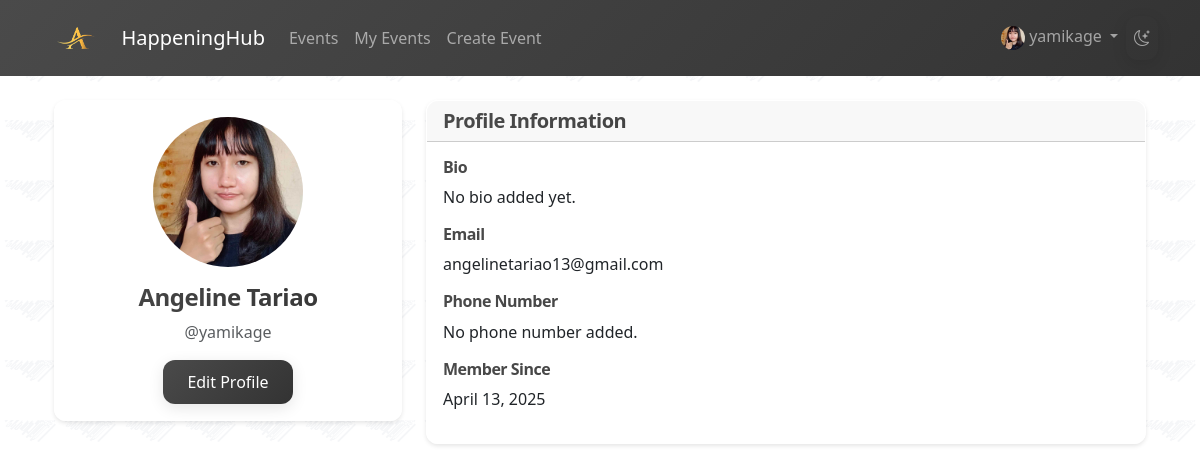
The page /accounts/profile/ (signed in) on the database its author committed.
### accounts/models.py (models this page shows, shortened)
class CustomUser(AbstractUser):
    bio = models.TextField(max_length=500, blank=True)
    profile_picture = models.ImageField(upload_to='profile_pics/', blank=True, null=True)
    phone_number = models.CharField(max_length=15, blank=True)

### accounts/views.py (the view)
# urls.py: path('profile/', views.profile, name='profile'),
@login_required
def profile(request):
    return render(request, 'accounts/profile.html', {'user': request.user})

### accounts/templates/accounts/profile.html (shortened to what this page needs)
{% extends 'base.html' %}
{% load static %}
{% block content %}
<div class="container">
    <div class="row">
        <div class="col-md-4">
            <div class="card">
                <div class="card-body text-center">
                    {% if user.profile_picture %}
                        <img src="{{ user.profile_picture.url }}" alt="{{ user.username }}" class="rounded-circle mb-3" style="width: 150px; height: 150px; object-fit: cover;">
                    {% else %}
                        <div class="bg-secondary rounded-circle mb-3 mx-auto" style="width: 150px; height: 150px;"></div>
                    {% endif %}
                    <h4>{{ user.get_full_name|default:user.username }}</h4>
                    <p class="text-muted">@{{ user.username }}</p>
                    <a href="{% url 'profile_edit' %}" class="btn btn-primary">Edit Profile</a>
                </div>
            </div>
        </div>
        <div class="col-md-8">
            <div class="card">
                <div class="card-header">
                    <h5 class="mb-0">Profile Information</h5>
                </div>
                <div class="card-body">
                    <div class="mb-3">
                        <h6>Bio</h6>
                        <p>{{ user.bio|default:"No bio added yet." }}</p>
                    </div>
                    <div class="mb-3">
                        <h6>Email</h6>
                        <p>{{ user.email|default:"No email added." }}</p>
                    </div>
                    <div class="mb-3">
                        <h6>Phone Number</h6>
                        <p>{{ user.phone_number|default:"No phone number added." }}</p>
                    </div>
                    <div class="mb-3">
                        <h6>Member Since</h6>
                        <p>{{ user.date_joined|date:"F j, Y" }}</p>
                    </div>
                </div>
            </div>
        </div>
    </div>
</div>
{% endblock %}

### templates/base.html (shortened to what this page needs)
<!DOCTYPE html>
<html lang="en" data-theme="light">
<head>
    {% load static %}
    <link href="https://cdn.jsdelivr.net/npm/bootstrap@5.3.0/dist/css/bootstrap.min.css" rel="stylesheet">
    <link rel="stylesheet" href="https://cdn.jsdelivr.net/npm/bootstrap-icons@1.10.0/font/bootstrap-icons.css">
    <link rel="stylesheet" href="{% static 'events/css/style.css' %}">
</head>
<body>
    <nav class="navbar navbar-expand-lg navbar-dark" style="background: var(--gradient-primary);">
        <div class="container">
            <a class="navbar-brand d-flex align-items-center" href="{% url 'events:home' %}">
                <img src="{% static 'events/images/img.png' %}" alt="Logo" class="me-2" height="50">
                HappeningHub
            </a>
            <div class="collapse navbar-collapse" id="navbarNav">
                <ul class="navbar-nav me-auto">
                    {% if user.is_authenticated %}
                    <li class="nav-item">
                        <a class="nav-link" href="{% url 'events:event_list' %}">Events</a>
                    </li>
                    <li class="nav-item">
                        <a class="nav-link" href="{% url 'events:my_events' %}">My Events</a>
                    </li>
                    <li class="nav-item">
                        <a class="nav-link" href="{% url 'events:event_create' %}">Create Event</a>
                    </li>
                    {% endif %}
                </ul>
                <ul class="navbar-nav">
                    {% if user.is_authenticated %}
                    <li class="nav-item dropdown">
                        <a class="nav-link dropdown-toggle" href="#" id="navbarDropdown" role="button" data-bs-toggle="dropdown">
                            {% if user.profile_picture %}
                                <img src="{{ user.profile_picture.url }}" alt="" class="rounded-circle" style="width: 24px; height: 24px; object-fit: cover;">
                            {% else %}
                                <i class="bi bi-person-circle"></i>
                            {% endif %}
                            {{ user.username }}
                        </a>
                    </li>
                    {% endif %}
                    <li class="nav-item">
                        <button class="btn btn-link nav-link" id="themeToggle">
                            <i class="bi bi-moon-stars"></i>
                        </button>
                    </li>
                </ul>
            </div>
        </div>
    </nav>
    <main class="container my-4 page-transition">
        <div class="fade-in">
            {% block content %}{% endblock %}
        </div>
    </main>
</body>
</html>

### events/static/events/css/style.css (style rules this page uses)
:root { --primary: #4a4a4a; --primary-hover: #333333; --secondary: #6c757d; --link-fg: #495057; --link-hover-color: #343a40; --breadcrumbs-bg: #4a4a4a; --shadow-sm: 0 2px 4px rgba(0,0,0,0.1); --shadow-md: 0 4px 6px rgba(0,0,0,0.1); --shadow-lg: 0 10px 15px rgba(0,0,0,0.1); --transition-slow: 0.3s ease-in-out; --transition-fast: 0.15s ease-in-out; --card-border-radius: 12px; --dark-bg: #1a1a1a; --dark-card: #2d2d2d; --dark-text: #e2e2e2; --gradient-primary: linear-gradient(135deg, #4a4a4a 0%, #333333 100%); --gradient-secondary: linear-gradient(135deg, #6c757d 0%, #495057 100%); --dark-gradient: linear-gradient(135deg, #212529 0%, #1a1a1a 100%); --card-glass: rgba(255, 255, 255, 0.95); --card-glass-dark: rgba(17, 24, 39, 0.95); --overlay-dark: rgba(0, 0, 0, 0.5); --overlay-darker: rgba(0, 0, 0, 0.7); --gradient-text: linear-gradient(135deg, #4a4a4a 0%, #333333 100%); --gradient-text-dark: linear-gradient(135deg, #e2e2e2 0%, #b8b8b8 100%); --button-shadow: 0 4px 15px rgba(0,0,0,0.1); --button-shadow-hover: 0 6px 20px rgba(0,0,0,0.15); }
html { scroll-behavior: smooth; }
body { display: flex; flex-direction: column; min-height: 100vh; background-image: var(--pattern-light); background-attachment: fixed; }
main { flex: 1; }
.card { border: none; box-shadow: var(--shadow-sm); transition: box-shadow var(--transition-fast); border-radius: var(--card-border-radius); overflow: hidden; backdrop-filter: blur(10px); background: var(--card-glass); border: 1px solid rgba(255, 255, 255, 0.1); transform-origin: center; transition: transform 0.3s cubic-bezier(0.4, 0, 0.2, 1), box-shadow 0.3s cubic-bezier(0.4, 0, 0.2, 1); background-position: center; background-size: cover; transition: transform 0.4s cubic-bezier(0.4, 0, 0.2, 1), box-shadow 0.4s cubic-bezier(0.4, 0, 0.2, 1); }
.fade-in { opacity: 0; transform: translateY(20px); transition: all 0.8s cubic-bezier(0.4, 0, 0.2, 1); }
.fade-in-visible { opacity: 1; transform: translateY(0); }
.btn { border-radius: 25px; padding: 8px 20px; transition: all 0.3s ease; border-radius: 12px; padding: 10px 24px; transition: all 0.3s cubic-bezier(0.4, 0, 0.2, 1); box-shadow: var(--button-shadow); position: relative; overflow: hidden; }
.btn::after { content: ''; position: absolute; top: 0; left: 0; width: 100%; height: 100%; background: linear-gradient(135deg, rgba(255,255,255,0.2) 0%, rgba(255,255,255,0) 100%); opacity: 0; transition: opacity 0.3s ease; }
.btn-primary { background: linear-gradient(45deg, var(--primary), var(--primary-hover)); border: none; background: var(--gradient-primary); transition: all 0.3s ease; }
h1, h2, h3, h4, h5, h6 { font-weight: 600; letter-spacing: -0.5px; background: var(--gradient-primary); -webkit-background-clip: text; -webkit-text-fill-color: transparent; background-clip: text; }
.page-transition { animation: pageLoad 0.6s cubic-bezier(0.4, 0, 0.2, 1); }

### rows shown on the page
CustomUser: profile_picture (picture), username "yamikage", get_full_name "Angeline Tariao", bio "No bio added yet.", email "angelinetariao13@gmail.com", phone_number "No phone number added.", date_joined "April 13, 2025"
